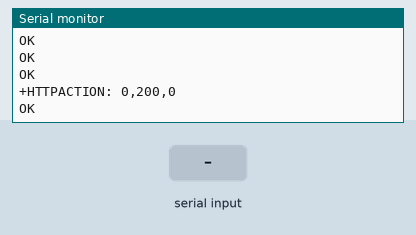
Simulated run of this sketch. Board: Arduino Uno, built with avr-gcc and run on an emulated ATmega328P. Parts: the last lines printed to the serial monitor. Inputs (shaded band) come from the test bench. The modem accepts every AT command (registered, SIM ready, sends succeed) and sends nothing else.

Above: at 7.7 s.
7.8 s: "1" received over the second serial link
At 8.8 s:
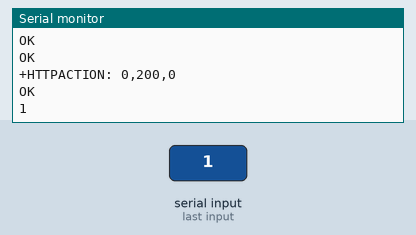
9.5 s: "0" received over the second serial link
At 9.9 s:
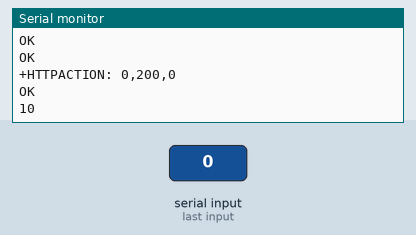

The sketch:

NFC_Serial.ino
```cpp
#include <SoftwareSerial.h>

//Create software serial object to communicate with A6
SoftwareSerial mySerial(3, 2); //A6 Tx & Rx is connected to Arduino #3 & #2

void setup()
{
  //Begin serial communication with Arduino and Arduino IDE (Serial Monitor)
  Serial.begin(115200);

  //Begin serial communication with Arduino and A6
  mySerial.begin(115200);

  Serial.println("Initializing...");
  delay(1000);

  mySerial.println("AT"); //Once the handshake test is successful, it will back to OK
  updateSerial();
  mySerial.println("AT+CSQ"); //Signal quality test, value range is 0-31 , 31 is the best
  updateSerial();
  mySerial.println("AT+CCID"); //Read SIM information to confirm whether the SIM is plugged
  updateSerial();
  mySerial.println("AT+CREG?"); //Check whether it has registered in the network
  updateSerial();
  mySerial.println("AT+SAPBR=3,1,\"APN\",\"airtelgprs.com\"\r\n"); //Check whether it has registered in the network
  updateSerial();
  mySerial.println("AT+SAPBR=1,1\r\n"); //Check whether it has registered in the network
  updateSerial();
  mySerial.println("AT+HTTPINIT\r\n"); //Check whether it has registered in the network
  updateSerial();
  mySerial.println("AT+HTTPPARA=\"CID\",1\r\n"); //Check whether it has registered in the network
  updateSerial();
  mySerial.println("AT+HTTPPARA=\"URL\",\"http://myengineeringstuffs.com/test/t...\"\r\n"); //Check whether it has registered in the network
  updateSerial();
  mySerial.println("AT+HTTPACTION=0\r\n"); //Check whether it has registered in the network
  updateSerial();
  mySerial.println("AT+HTTPREAD=0,29\r\n"); //Check whether it has registered in the network
  updateSerial();

}

void loop()
{
  updateSerial();
}

void updateSerial()
{
  delay(500);
  while (Serial.available())
  {
    mySerial.write(Serial.read());//Forward what Serial received to Software Serial Port
  }
  while (mySerial.available())
  {
    Serial.write(mySerial.read());//Forward what Software Serial received to Serial Port
  }
}
```

Measured:
- after the input at 7.8 s, the serial monitor: prints a new line after 0.23 s (image 1)
- after the input at 9.5 s, the serial monitor: prints a new line at once (image 2)
